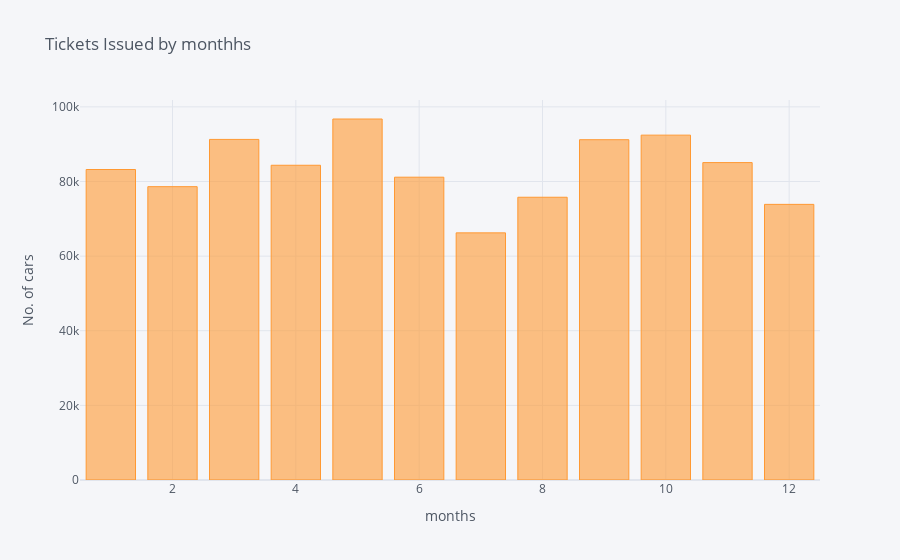

The notebook cell this image was saved under:
### Code cell
month_count.iplot(kind="bar",bins=30,
               title="Tickets Issued by monthhs",
              xTitle="months",
            yTitle="No. of cars");

### Figure 1 — Plotly figure (JSON) as saved in the notebook; plotly's stock layout.template omitted (floating-point values rounded to 4 significant figures)
{"data": [{"marker": {"color": "rgba(255, 153, 51, 0.6)", "line": {"color": "rgba(255, 153, 51, 1.0)", "width": 1}}, "name": "None", "orientation": "v", "text": "", "type": "bar", "x": [5, 10, 3, 9, 11, 4, 1, 6, 2, 8, 12, 7], "y": [96755, 92432, 91286, 91205, 85073, 84357, 83220, 81155, 78619, 75786, 73875, 66237]}], "layout": {"legend": {"bgcolor": "#F5F6F9", "font": {"color": "#4D5663"}}, "paper_bgcolor": "#F5F6F9", "plot_bgcolor": "#F5F6F9", "title": {"font": {"color": "#4D5663"}, "text": "Tickets Issued by monthhs"}, "xaxis": {"gridcolor": "#E1E5ED", "showgrid": true, "tickfont": {"color": "#4D5663"}, "title": {"font": {"color": "#4D5663"}, "text": "months"}, "zerolinecolor": "#E1E5ED"}, "yaxis": {"gridcolor": "#E1E5ED", "showgrid": true, "tickfont": {"color": "#4D5663"}, "title": {"font": {"color": "#4D5663"}, "text": "No. of cars"}, "zerolinecolor": "#E1E5ED"}}}
